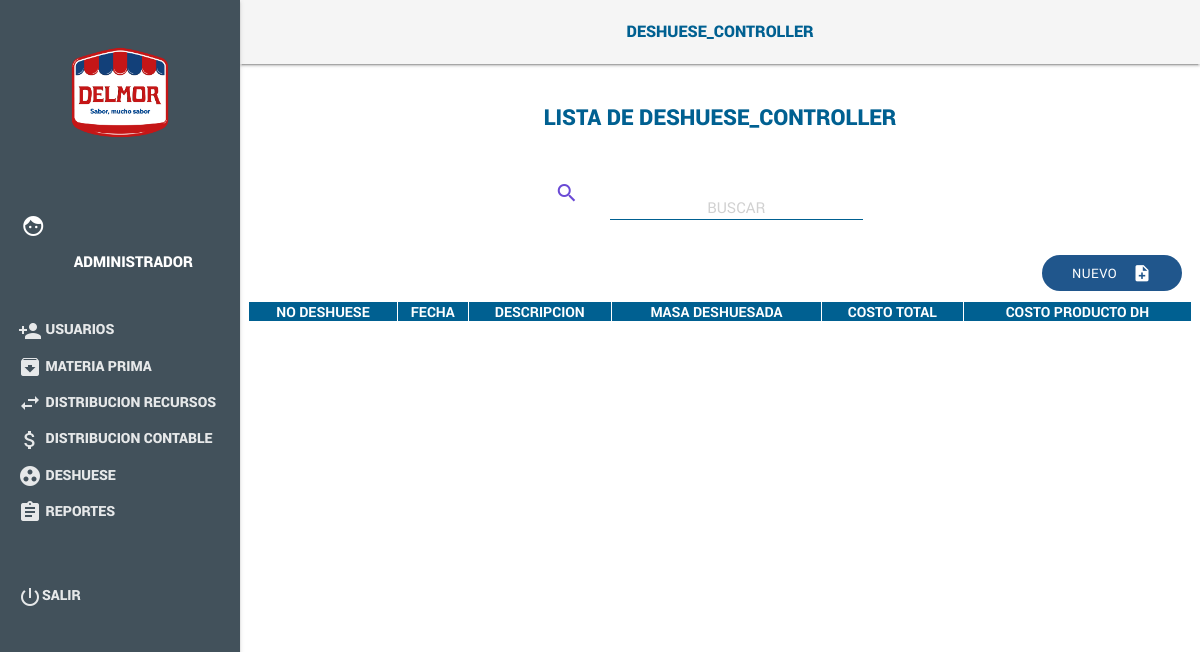
Before: /index.php/deshuese_controller with the older database file.
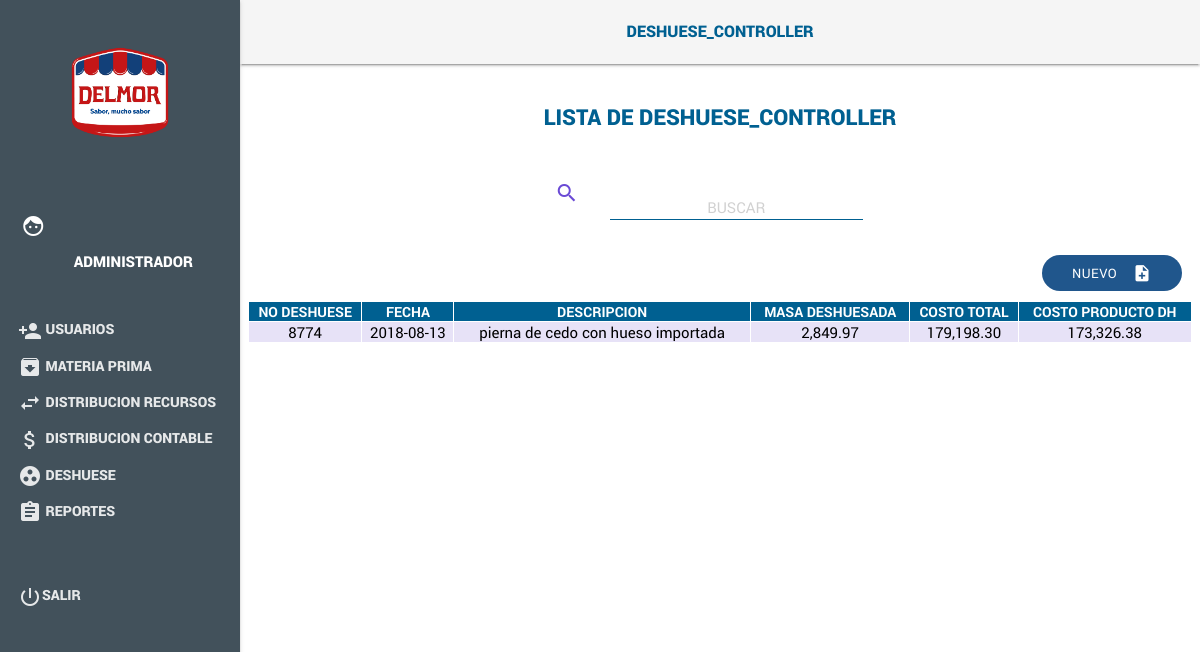
After: the same page with the newer database file.
### tables this page shows
CREATE TABLE `encabezado_deshuese` (
  `Id` int(11) NOT NULL AUTO_INCREMENT,
  `No_DH` varchar(255) DEFAULT NULL,
  `Fecha` date DEFAULT NULL,
  `Descripcion_DH` varchar(255) DEFAULT NULL,
  `Precio_Bruto` double DEFAULT NULL,
  `Costo_Total` double DEFAULT NULL,
  `Costo_Prod_DH` double DEFAULT NULL,
  `Gasto_MOD` double DEFAULT NULL,
  `GI` double DEFAULT NULL,
  `Id_Dis_Cont` int(11) DEFAULT NULL,
  PRIMARY KEY (`Id`)
);

### application/controllers/Deshuese_controller.php (called while the page is built, shortened)
<?php
class Deshuese_controller extends CI_Controller
{
    function __construct()
    {
        $this->load->library("session");
        $this->load->model("Deshuese_model");
    }
    public function index()
    {
        $data["mp"] = $this->Deshuese_model->getmateriaPrima();
        $data["ds"] = $this->Deshuese_model->getInfoDeshuese();
        $this->load->view("header/header");
        $this->load->view("pages/menu");
        $this->load->view("Deshuese/Deshuese",$data);
        $this->load->view("footer/footer");
        $this->load->view("jsview/jsDeshuese");
    }
}
?>

### index.php (called while the page is built, shortened)
<?php
require_once BASEPATH.'core/CodeIgniter.php';

### application/models/Deshuese_model.php (called while the page is built, shortened)
<?php
class Deshuese_model extends CI_Model
{
    public function getInfoDeshuese()
    {
        $query = $this->db->get("view_Deshuese");
        if ($query->num_rows() > 0)
        {
            return $query->result_array();
        }
        return 0;
    }
}
?>

### application/views/Deshuese/Deshuese.php (the view, shortened to what this page needs)
<header class="demo-header mdl-layout__header ">
    <div class="centrado  ColorHeader"><span class=" title"><?php echo $this->uri->segment(1);?></span></div>
</header>
<main class="mdl-layout__content mdl-color--grey-100">
    <div class="mdl-grid demo-content">
        <div class="row TextColor center">lista de <?php echo $this->uri->segment(1);?></div>
        <div class="row" style="width:100%">
            <div class="container">
                <div class="Buscar row column">
                    <div class="col s1 m1 l1 offset-l3 offset-m2"><i class="material-icons ColorS">search</i></div>
                    <div class="input-field col s11 m6 l5">
                        <input  id="searchMain" type="text" placeholder="Buscar" class="validate mayuscula">
                    </div>
                </div>
            </div>
            <div style="margin-right: 10px; margin-bottom: 10px;" class="right m12" id="">
                <button id="btnNewDeshuese" class="Btnadd btn waves-effect waves-light">Nuevo
                    <i class="material-icons right">note_add</i>
                </button>
            </div>
            <div class="row center">
                <table class="table striped RobotoR" id="tblDeshueses">
                    <thead>
                    <tr>
                        <th>No Deshuese</th>
                        <th>Fecha</th>
                        <th>Descripcion</th>
                        <th>Masa Deshuesada</th>
                        <th>Costo Total</th>
                        <th>Costo Producto DH</th>
                    </tr>
                    </thead>
                    <tbody>
                    <?php
                        if(!$ds)
                        {}else{
                            foreach ($ds as $key) {
                                echo "
                                    <tr>
                                      <td>".$key["No_DH"]."</td>
                                      <td>".$key["Fecha"]."</td>
                                      <td>".$key["Descripcion_DH"]."</td>
                                      <td>".number_format($key["Masa_Deshuesada"],2)."</td>
                                      <td>".number_format($key["Costo_Total"],2)."</td>
                                      <td>".number_format($key["Costo_Prod_DH"],2)."</td>
                                    </tr>
                                ";
                            }
                        }
                    ?>
                    </tbody>
                </table>
            </div>
        </div>
    </div>
</main>

Changed rows visible on the page:
added encabezado_deshuese: No_DH "8774", Fecha "2018-08-13", Descripcion_DH "pierna de cedo con hueso importada", Masa_Deshuesada "2,849.97", Costo_Total "179,198.30", Costo_Prod_DH "173,326.38"
